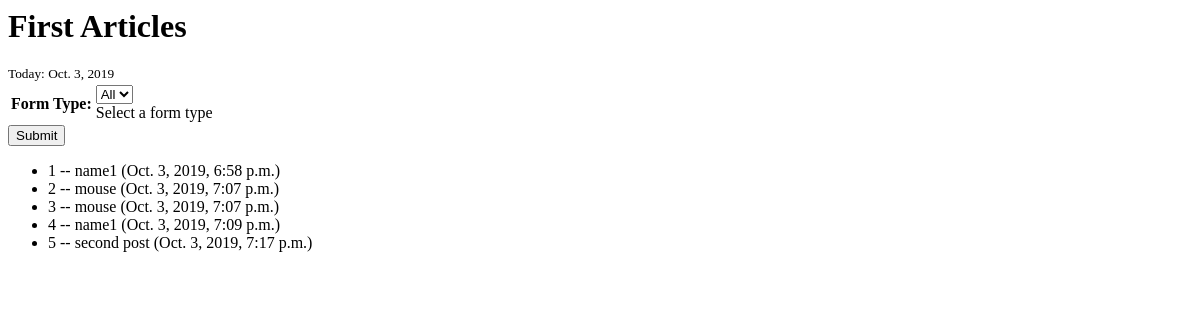
/firstlist/, run on an earlier commit of the app's database.
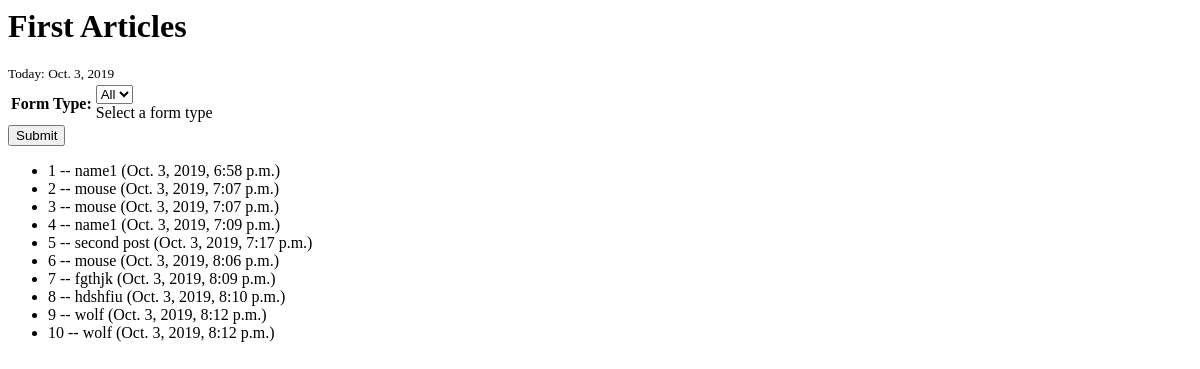
And on a later commit of the database.
### basic/models.py (models this page shows)
class First(models.Model):
    form_choices = [('A', 'A'), ('B', 'B'),('C', 'C')]
    name = models.CharField(null=True, blank=True, max_length=100)
    form_type = models.CharField(null=True, blank=True, max_length=100, choices=form_choices)
    date_created = models.DateTimeField(auto_now_add=True)
    comments = models.CharField(null=True, blank=True, max_length=100)

### basic/views.py (the view)
# urls.py: path('firstlist/', views.FirstListView.as_view(), name = 'firstlist'),
class FirstListView(ListView):
    model = models.First
    template_name = 'basic/firstlist.html'
    ordering = ['-id']
    def get_context_data(self, **kwargs):
        print("METHOD: ", self.request.GET)
        context = super().get_context_data(**kwargs)
        context['now'] = timezone.now()
        context['filter_form'] = forms.FirstListForm()
        return context
    def get_queryset(self, **kwargs):
        form_type = self.request.GET.get('form_type', '')
        print(form_type)
        queryset = models.First.objects.all()
        if form_type:
            queryset = queryset.filter(form_type = form_type)
        return queryset

### basic/forms.py
class FirstListForm(forms.Form):
    form_choices = [('A', 'A'), ('B', 'B'), ('C', 'C'), ('', 'All')]
    form_type = forms.ChoiceField(label = "Form Type", choices=form_choices, required=True, help_text = 'Select a form type')

### basic/templates/basic/firstlist.html
<h1>First Articles</h1>
<small>Today: {{ now | date }}</small>
<form action="{% url 'firstlist' %}" method = "GET">
    <table>
    {{ filter_form.as_table }}
    </table>
    <button type="submit">Submit</button>
</form>
<ul>
    {% for article in object_list %}
    <li>{{ article.id }} -- {{ article.name }} ({{ article.date_created }}) </li>
        {% empty %}
            <li>No articles yet.</li>
            {% endfor %}
</ul>

What changed in the data, as far as the page shows it:
added First: id "6", name "mouse", date_created "Oct. 3, 2019, 8:06 p.m."
added First: id "7", name "fgthjk", date_created "Oct. 3, 2019, 8:09 p.m."
added First: id "8", name "hdshfiu", date_created "Oct. 3, 2019, 8:10 p.m."
added First: id "9", name "wolf", date_created "Oct. 3, 2019, 8:12 p.m."
added First: id "10", name "wolf", date_created "Oct. 3, 2019, 8:12 p.m."
